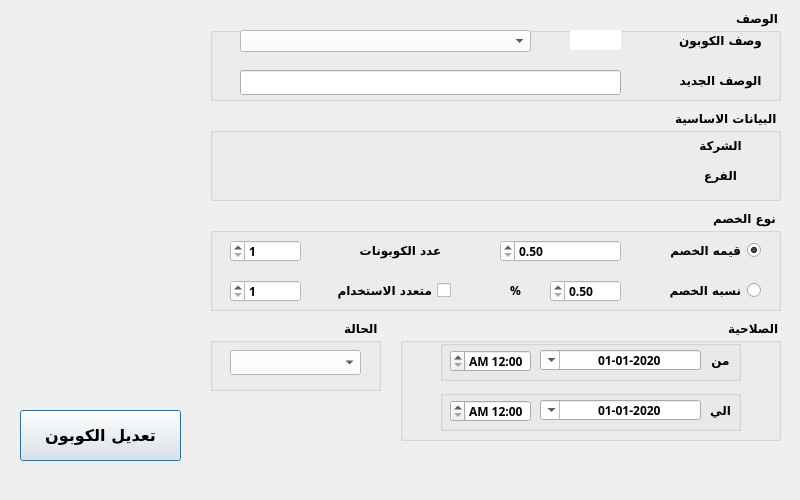
<?xml version="1.0" encoding="UTF-8"?>
<ui version="4.0">
 <class>CustomerGP</class>
 <widget class="QDialog" name="CustomerGP">
  <property name="enabled">
   <bool>true</bool>
  </property>
  <property name="geometry">
   <rect>
    <x>0</x>
    <y>0</y>
    <width>800</width>
    <height>500</height>
   </rect>
  </property>
  <property name="minimumSize">
   <size>
    <width>800</width>
    <height>500</height>
   </size>
  </property>
  <property name="maximumSize">
   <size>
    <width>800</width>
    <height>500</height>
   </size>
  </property>
  <property name="windowTitle">
   <string>تعديل الكوبون</string>
  </property>
  <property name="styleSheet">
   <string notr="true"/>
  </property>
  <widget class="QLabel" name="desc">
   <property name="geometry">
    <rect>
     <x>670</x>
     <y>30</y>
     <width>101</width>
     <height>21</height>
    </rect>
   </property>
   <property name="font">
    <font>
     <family>29LT Bukra Regular</family>
     <pointsize>9</pointsize>
     <weight>75</weight>
     <bold>true</bold>
    </font>
   </property>
   <property name="layoutDirection">
    <enum>Qt::RightToLeft</enum>
   </property>
   <property name="styleSheet">
    <string notr="true"/>
   </property>
   <property name="text">
    <string>وصف الكوبون</string>
   </property>
   <property name="alignment">
    <set>Qt::AlignCenter</set>
   </property>
  </widget>
  <widget class="QLabel" name="label_2">
   <property name="geometry">
    <rect>
     <x>240</x>
     <y>350</y>
     <width>101</width>
     <height>20</height>
    </rect>
   </property>
   <property name="font">
    <font>
     <family>29LT Bukra Regular</family>
     <pointsize>9</pointsize>
     <weight>75</weight>
     <bold>true</bold>
    </font>
   </property>
   <property name="layoutDirection">
    <enum>Qt::RightToLeft</enum>
   </property>
   <property name="styleSheet">
    <string notr="true"/>
   </property>
   <property name="text">
    <string/>
   </property>
   <property name="alignment">
    <set>Qt::AlignCenter</set>
   </property>
  </widget>
  <widget class="QComboBox" name="CMB_CouponStatus">
   <property name="geometry">
    <rect>
     <x>230</x>
     <y>350</y>
     <width>131</width>
     <height>25</height>
    </rect>
   </property>
   <property name="font">
    <font>
     <family>Arial</family>
     <pointsize>9</pointsize>
     <weight>75</weight>
     <bold>true</bold>
    </font>
   </property>
   <property name="styleSheet">
    <string notr="true">background-color: rgb(255, 255, 255);</string>
   </property>
  </widget>
  <widget class="QPushButton" name="BTN_editCoupon">
   <property name="geometry">
    <rect>
     <x>20</x>
     <y>410</y>
     <width>161</width>
     <height>51</height>
    </rect>
   </property>
   <property name="font">
    <font>
     <family>29LT Bukra Regular</family>
     <pointsize>12</pointsize>
     <weight>75</weight>
     <bold>true</bold>
    </font>
   </property>
   <property name="layoutDirection">
    <enum>Qt::RightToLeft</enum>
   </property>
   <property name="styleSheet">
    <string notr="true"/>
   </property>
   <property name="text">
    <string>تعديل الكوبون</string>
   </property>
  </widget>
  <widget class="QRadioButton" name="radioButton_Value">
   <property name="geometry">
    <rect>
     <x>660</x>
     <y>240</y>
     <width>101</width>
     <height>21</height>
    </rect>
   </property>
   <property name="font">
    <font>
     <family>29LT Bukra Regular</family>
     <pointsize>9</pointsize>
     <weight>75</weight>
     <bold>true</bold>
    </font>
   </property>
   <property name="layoutDirection">
    <enum>Qt::RightToLeft</enum>
   </property>
   <property name="autoFillBackground">
    <bool>false</bool>
   </property>
   <property name="styleSheet">
    <string notr="true"/>
   </property>
   <property name="text">
    <string>قيمه الخصم</string>
   </property>
   <property name="checked">
    <bool>true</bool>
   </property>
  </widget>
  <widget class="QRadioButton" name="radioButton_Percentage">
   <property name="geometry">
    <rect>
     <x>660</x>
     <y>280</y>
     <width>101</width>
     <height>21</height>
    </rect>
   </property>
   <property name="font">
    <font>
     <family>29LT Bukra Regular</family>
     <pointsize>9</pointsize>
     <weight>75</weight>
     <bold>true</bold>
    </font>
   </property>
   <property name="layoutDirection">
    <enum>Qt::RightToLeft</enum>
   </property>
   <property name="styleSheet">
    <string notr="true"/>
   </property>
   <property name="text">
    <string>نسبه الخصم</string>
   </property>
  </widget>
  <widget class="QCheckBox" name="checkBox_Multi">
   <property name="geometry">
    <rect>
     <x>310</x>
     <y>280</y>
     <width>141</width>
     <height>21</height>
    </rect>
   </property>
   <property name="font">
    <font>
     <family>29LT Bukra Regular</family>
     <pointsize>9</pointsize>
     <weight>75</weight>
     <bold>true</bold>
    </font>
   </property>
   <property name="layoutDirection">
    <enum>Qt::RightToLeft</enum>
   </property>
   <property name="styleSheet">
    <string notr="true"/>
   </property>
   <property name="text">
    <string>متعدد الاستخدام</string>
   </property>
  </widget>
  <widget class="QLabel" name="desc_2">
   <property name="geometry">
    <rect>
     <x>350</x>
     <y>240</y>
     <width>101</width>
     <height>21</height>
    </rect>
   </property>
   <property name="font">
    <font>
     <family>29LT Bukra Regular</family>
     <pointsize>9</pointsize>
     <weight>75</weight>
     <bold>true</bold>
    </font>
   </property>
   <property name="layoutDirection">
    <enum>Qt::RightToLeft</enum>
   </property>
   <property name="styleSheet">
    <string notr="true"/>
   </property>
   <property name="text">
    <string>عدد الكوبونات</string>
   </property>
   <property name="alignment">
    <set>Qt::AlignCenter</set>
   </property>
  </widget>
  <widget class="QLabel" name="desc_3">
   <property name="geometry">
    <rect>
     <x>700</x>
     <y>350</y>
     <width>41</width>
     <height>21</height>
    </rect>
   </property>
   <property name="font">
    <font>
     <family>29LT Bukra Regular</family>
     <pointsize>9</pointsize>
     <weight>75</weight>
     <bold>true</bold>
    </font>
   </property>
   <property name="styleSheet">
    <string notr="true"/>
   </property>
   <property name="text">
    <string>من</string>
   </property>
   <property name="alignment">
    <set>Qt::AlignCenter</set>
   </property>
  </widget>
  <widget class="QLabel" name="desc_4">
   <property name="geometry">
    <rect>
     <x>700</x>
     <y>400</y>
     <width>41</width>
     <height>21</height>
    </rect>
   </property>
   <property name="font">
    <font>
     <family>29LT Bukra Regular</family>
     <pointsize>9</pointsize>
     <weight>75</weight>
     <bold>true</bold>
    </font>
   </property>
   <property name="layoutDirection">
    <enum>Qt::RightToLeft</enum>
   </property>
   <property name="styleSheet">
    <string notr="true"/>
   </property>
   <property name="text">
    <string>الي</string>
   </property>
   <property name="alignment">
    <set>Qt::AlignCenter</set>
   </property>
  </widget>
  <widget class="QDateTimeEdit" name="Qdate_to">
   <property name="geometry">
    <rect>
     <x>540</x>
     <y>400</y>
     <width>161</width>
     <height>20</height>
    </rect>
   </property>
   <property name="font">
    <font>
     <family>29LT Bukra Regular</family>
     <pointsize>9</pointsize>
     <weight>75</weight>
     <bold>true</bold>
    </font>
   </property>
   <property name="layoutDirection">
    <enum>Qt::RightToLeft</enum>
   </property>
   <property name="styleSheet">
    <string notr="true"/>
   </property>
   <property name="alignment">
    <set>Qt::AlignCenter</set>
   </property>
   <property name="minimumDateTime">
    <datetime>
     <hour>0</hour>
     <minute>0</minute>
     <second>0</second>
     <year>2020</year>
     <month>1</month>
     <day>1</day>
    </datetime>
   </property>
   <property name="displayFormat">
    <string>yyyy-MM-dd</string>
   </property>
   <property name="calendarPopup">
    <bool>true</bool>
   </property>
  </widget>
  <widget class="QDateTimeEdit" name="Qdate_from">
   <property name="geometry">
    <rect>
     <x>540</x>
     <y>350</y>
     <width>161</width>
     <height>20</height>
    </rect>
   </property>
   <property name="font">
    <font>
     <family>29LT Bukra Regular</family>
     <pointsize>9</pointsize>
     <weight>75</weight>
     <bold>true</bold>
    </font>
   </property>
   <property name="layoutDirection">
    <enum>Qt::RightToLeft</enum>
   </property>
   <property name="styleSheet">
    <string notr="true"/>
   </property>
   <property name="alignment">
    <set>Qt::AlignCenter</set>
   </property>
   <property name="minimumDateTime">
    <datetime>
     <hour>0</hour>
     <minute>0</minute>
     <second>0</second>
     <year>2020</year>
     <month>1</month>
     <day>1</day>
    </datetime>
   </property>
   <property name="displayFormat">
    <string>yyyy-MM-dd</string>
   </property>
   <property name="calendarPopup">
    <bool>true</bool>
   </property>
  </widget>
  <widget class="QComboBox" name="CMB_CouponDes">
   <property name="geometry">
    <rect>
     <x>240</x>
     <y>30</y>
     <width>291</width>
     <height>22</height>
    </rect>
   </property>
   <property name="font">
    <font>
     <family>Arial</family>
     <pointsize>9</pointsize>
     <weight>75</weight>
     <bold>true</bold>
    </font>
   </property>
   <property name="styleSheet">
    <string notr="true">background-color: rgb(255, 255, 255);</string>
   </property>
   <property name="editable">
    <bool>false</bool>
   </property>
  </widget>
  <widget class="QLineEdit" name="LE_desc_1">
   <property name="enabled">
    <bool>true</bool>
   </property>
   <property name="geometry">
    <rect>
     <x>240</x>
     <y>70</y>
     <width>381</width>
     <height>25</height>
    </rect>
   </property>
   <property name="font">
    <font>
     <family>Arial</family>
     <pointsize>9</pointsize>
     <weight>75</weight>
     <bold>true</bold>
    </font>
   </property>
   <property name="styleSheet">
    <string notr="true"/>
   </property>
   <property name="text">
    <string/>
   </property>
   <property name="maxLength">
    <number>50</number>
   </property>
  </widget>
  <widget class="QLabel" name="desc_5">
   <property name="geometry">
    <rect>
     <x>670</x>
     <y>70</y>
     <width>101</width>
     <height>21</height>
    </rect>
   </property>
   <property name="font">
    <font>
     <family>29LT Bukra Regular</family>
     <pointsize>9</pointsize>
     <weight>75</weight>
     <bold>true</bold>
    </font>
   </property>
   <property name="styleSheet">
    <string notr="true"/>
   </property>
   <property name="text">
    <string>الوصف الجديد</string>
   </property>
   <property name="alignment">
    <set>Qt::AlignCenter</set>
   </property>
  </widget>
  <widget class="QDoubleSpinBox" name="LE_desc_3">
   <property name="geometry">
    <rect>
     <x>550</x>
     <y>280</y>
     <width>71</width>
     <height>22</height>
    </rect>
   </property>
   <property name="font">
    <font>
     <family>29LT Bukra Regular</family>
     <pointsize>9</pointsize>
     <weight>75</weight>
     <bold>true</bold>
    </font>
   </property>
   <property name="layoutDirection">
    <enum>Qt::RightToLeft</enum>
   </property>
   <property name="styleSheet">
    <string notr="true">background-color: rgb(255, 255, 255);</string>
   </property>
   <property name="minimum">
    <double>0.500000000000000</double>
   </property>
  </widget>
  <widget class="QDoubleSpinBox" name="LE_desc_2">
   <property name="geometry">
    <rect>
     <x>500</x>
     <y>240</y>
     <width>121</width>
     <height>22</height>
    </rect>
   </property>
   <property name="font">
    <font>
     <family>29LT Bukra Regular</family>
     <pointsize>9</pointsize>
     <weight>75</weight>
     <bold>true</bold>
    </font>
   </property>
   <property name="layoutDirection">
    <enum>Qt::RightToLeft</enum>
   </property>
   <property name="styleSheet">
    <string notr="true">background-color: rgb(255, 255, 255);</string>
   </property>
   <property name="minimum">
    <double>0.500000000000000</double>
   </property>
   <property name="maximum">
    <double>99999.000000000000000</double>
   </property>
  </widget>
  <widget class="QLabel" name="labe_id">
   <property name="enabled">
    <bool>false</bool>
   </property>
   <property name="geometry">
    <rect>
     <x>570</x>
     <y>30</y>
     <width>51</width>
     <height>20</height>
    </rect>
   </property>
   <property name="font">
    <font>
     <family>29LT Bukra Regular</family>
     <pointsize>9</pointsize>
     <weight>75</weight>
     <bold>true</bold>
    </font>
   </property>
   <property name="styleSheet">
    <string notr="true">background-color: rgb(255, 255, 255);</string>
   </property>
   <property name="text">
    <string/>
   </property>
  </widget>
  <widget class="QSpinBox" name="LE_desc_4">
   <property name="geometry">
    <rect>
     <x>230</x>
     <y>240</y>
     <width>71</width>
     <height>22</height>
    </rect>
   </property>
   <property name="font">
    <font>
     <family>29LT Bukra Regular</family>
     <pointsize>9</pointsize>
     <weight>75</weight>
     <bold>true</bold>
    </font>
   </property>
   <property name="layoutDirection">
    <enum>Qt::RightToLeft</enum>
   </property>
   <property name="styleSheet">
    <string notr="true">background-color: rgb(255, 255, 255);</string>
   </property>
   <property name="minimum">
    <number>1</number>
   </property>
  </widget>
  <widget class="QSpinBox" name="LE_desc_5">
   <property name="geometry">
    <rect>
     <x>230</x>
     <y>280</y>
     <width>71</width>
     <height>22</height>
    </rect>
   </property>
   <property name="font">
    <font>
     <family>29LT Bukra Regular</family>
     <pointsize>9</pointsize>
     <weight>75</weight>
     <bold>true</bold>
    </font>
   </property>
   <property name="layoutDirection">
    <enum>Qt::RightToLeft</enum>
   </property>
   <property name="styleSheet">
    <string notr="true">background-color: rgb(255, 255, 255);</string>
   </property>
   <property name="minimum">
    <number>1</number>
   </property>
  </widget>
  <widget class="QLabel" name="desc_6">
   <property name="geometry">
    <rect>
     <x>670</x>
     <y>130</y>
     <width>101</width>
     <height>31</height>
    </rect>
   </property>
   <property name="font">
    <font>
     <family>29LT Bukra Regular</family>
     <pointsize>9</pointsize>
     <weight>75</weight>
     <bold>true</bold>
    </font>
   </property>
   <property name="layoutDirection">
    <enum>Qt::RightToLeft</enum>
   </property>
   <property name="styleSheet">
    <string notr="true"/>
   </property>
   <property name="text">
    <string>الشركة</string>
   </property>
   <property name="alignment">
    <set>Qt::AlignCenter</set>
   </property>
  </widget>
  <widget class="QLabel" name="desc_7">
   <property name="geometry">
    <rect>
     <x>670</x>
     <y>160</y>
     <width>101</width>
     <height>31</height>
    </rect>
   </property>
   <property name="font">
    <font>
     <family>29LT Bukra Regular</family>
     <pointsize>9</pointsize>
     <weight>75</weight>
     <bold>true</bold>
    </font>
   </property>
   <property name="layoutDirection">
    <enum>Qt::RightToLeft</enum>
   </property>
   <property name="styleSheet">
    <string notr="true"/>
   </property>
   <property name="text">
    <string>الفرع</string>
   </property>
   <property name="alignment">
    <set>Qt::AlignCenter</set>
   </property>
  </widget>
  <widget class="QGroupBox" name="groupBox">
   <property name="geometry">
    <rect>
     <x>210</x>
     <y>10</y>
     <width>571</width>
     <height>91</height>
    </rect>
   </property>
   <property name="font">
    <font>
     <family>29LT Bukra Regular</family>
     <pointsize>9</pointsize>
     <weight>75</weight>
     <bold>true</bold>
    </font>
   </property>
   <property name="layoutDirection">
    <enum>Qt::RightToLeft</enum>
   </property>
   <property name="title">
    <string>الوصف</string>
   </property>
  </widget>
  <widget class="QGroupBox" name="groupBox_2">
   <property name="geometry">
    <rect>
     <x>210</x>
     <y>110</y>
     <width>571</width>
     <height>91</height>
    </rect>
   </property>
   <property name="font">
    <font>
     <family>29LT Bukra Regular</family>
     <pointsize>9</pointsize>
     <weight>75</weight>
     <bold>true</bold>
    </font>
   </property>
   <property name="layoutDirection">
    <enum>Qt::RightToLeft</enum>
   </property>
   <property name="title">
    <string>البيانات الاساسية</string>
   </property>
  </widget>
  <widget class="QGroupBox" name="groupBox_3">
   <property name="geometry">
    <rect>
     <x>210</x>
     <y>210</y>
     <width>571</width>
     <height>101</height>
    </rect>
   </property>
   <property name="font">
    <font>
     <family>29LT Bukra Regular</family>
     <pointsize>9</pointsize>
     <weight>75</weight>
     <bold>true</bold>
    </font>
   </property>
   <property name="layoutDirection">
    <enum>Qt::RightToLeft</enum>
   </property>
   <property name="title">
    <string>نوع الخصم</string>
   </property>
  </widget>
  <widget class="QGroupBox" name="groupBox_4">
   <property name="geometry">
    <rect>
     <x>400</x>
     <y>320</y>
     <width>381</width>
     <height>121</height>
    </rect>
   </property>
   <property name="font">
    <font>
     <family>29LT Bukra Regular</family>
     <pointsize>9</pointsize>
     <weight>75</weight>
     <bold>true</bold>
    </font>
   </property>
   <property name="layoutDirection">
    <enum>Qt::RightToLeft</enum>
   </property>
   <property name="title">
    <string>الصلاحية</string>
   </property>
   <widget class="QTimeEdit" name="Qtime_from">
    <property name="geometry">
     <rect>
      <x>50</x>
      <y>30</y>
      <width>81</width>
      <height>22</height>
     </rect>
    </property>
    <property name="displayFormat">
     <string>mm:hh AP</string>
    </property>
   </widget>
   <widget class="QTimeEdit" name="Qtime_to">
    <property name="geometry">
     <rect>
      <x>50</x>
      <y>80</y>
      <width>81</width>
      <height>22</height>
     </rect>
    </property>
    <property name="displayFormat">
     <string>mm:hh AP</string>
    </property>
   </widget>
  </widget>
  <widget class="QGroupBox" name="groupBox_5">
   <property name="geometry">
    <rect>
     <x>440</x>
     <y>340</y>
     <width>301</width>
     <height>41</height>
    </rect>
   </property>
   <property name="font">
    <font>
     <family>29LT Bukra Regular</family>
     <pointsize>9</pointsize>
     <weight>75</weight>
     <bold>true</bold>
    </font>
   </property>
   <property name="layoutDirection">
    <enum>Qt::RightToLeft</enum>
   </property>
   <property name="title">
    <string/>
   </property>
  </widget>
  <widget class="QGroupBox" name="groupBox_6">
   <property name="geometry">
    <rect>
     <x>440</x>
     <y>390</y>
     <width>301</width>
     <height>41</height>
    </rect>
   </property>
   <property name="font">
    <font>
     <family>29LT Bukra Regular</family>
     <pointsize>9</pointsize>
     <weight>75</weight>
     <bold>true</bold>
    </font>
   </property>
   <property name="layoutDirection">
    <enum>Qt::RightToLeft</enum>
   </property>
   <property name="title">
    <string/>
   </property>
  </widget>
  <widget class="QGroupBox" name="groupBox_7">
   <property name="geometry">
    <rect>
     <x>210</x>
     <y>320</y>
     <width>171</width>
     <height>71</height>
    </rect>
   </property>
   <property name="font">
    <font>
     <family>29LT Bukra Regular</family>
     <pointsize>9</pointsize>
     <weight>75</weight>
     <bold>true</bold>
    </font>
   </property>
   <property name="layoutDirection">
    <enum>Qt::RightToLeft</enum>
   </property>
   <property name="title">
    <string>الحالة</string>
   </property>
  </widget>
  <widget class="QLabel" name="label">
   <property name="geometry">
    <rect>
     <x>500</x>
     <y>280</y>
     <width>31</width>
     <height>21</height>
    </rect>
   </property>
   <property name="font">
    <font>
     <family>29LT Bukra Regular</family>
     <pointsize>9</pointsize>
     <weight>75</weight>
     <bold>true</bold>
    </font>
   </property>
   <property name="text">
    <string>%</string>
   </property>
   <property name="alignment">
    <set>Qt::AlignCenter</set>
   </property>
  </widget>
  <zorder>groupBox_7</zorder>
  <zorder>groupBox_6</zorder>
  <zorder>groupBox_5</zorder>
  <zorder>groupBox_4</zorder>
  <zorder>groupBox_3</zorder>
  <zorder>groupBox</zorder>
  <zorder>groupBox_2</zorder>
  <zorder>desc</zorder>
  <zorder>label_2</zorder>
  <zorder>CMB_CouponStatus</zorder>
  <zorder>BTN_editCoupon</zorder>
  <zorder>radioButton_Value</zorder>
  <zorder>radioButton_Percentage</zorder>
  <zorder>checkBox_Multi</zorder>
  <zorder>desc_2</zorder>
  <zorder>desc_3</zorder>
  <zorder>desc_4</zorder>
  <zorder>Qdate_to</zorder>
  <zorder>Qdate_from</zorder>
  <zorder>CMB_CouponDes</zorder>
  <zorder>LE_desc_1</zorder>
  <zorder>desc_5</zorder>
  <zorder>LE_desc_3</zorder>
  <zorder>LE_desc_2</zorder>
  <zorder>labe_id</zorder>
  <zorder>LE_desc_4</zorder>
  <zorder>LE_desc_5</zorder>
  <zorder>desc_6</zorder>
  <zorder>desc_7</zorder>
  <zorder>label</zorder>
 </widget>
 <resources/>
 <connections/>
</ui>
